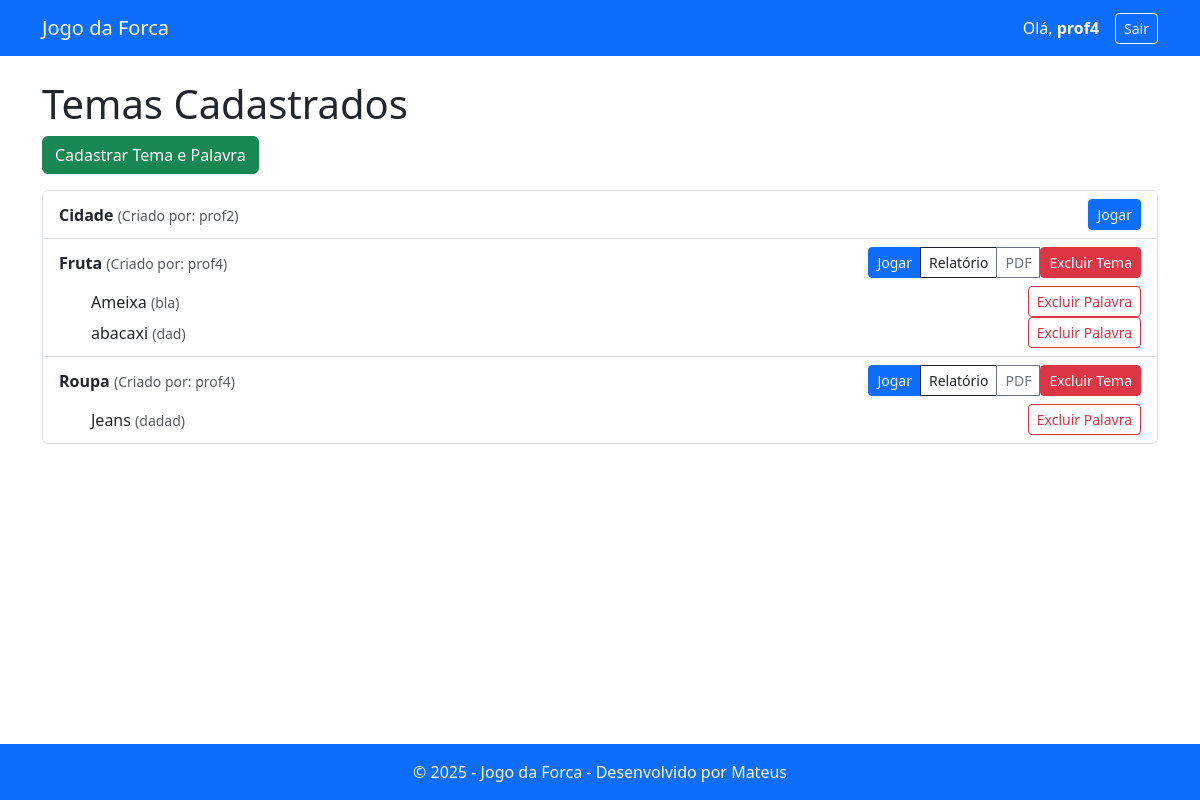
Page /temas/ (signed in) on the committed database.
### jogo/models.py (models this page shows, shortened)
class Tema(models.Model):
    nome = models.CharField(max_length=100)
    criado_por = models.ForeignKey(User, on_delete=models.CASCADE, related_name="temas_criados")
    criado_em = models.DateTimeField(auto_now_add=True)

class Palavra(models.Model):
    tema = models.ForeignKey(Tema, on_delete=models.CASCADE, related_name="palavras")
    texto = models.CharField(max_length=100)
    dica = models.TextField(blank=True, null=True)
    explicacao = models.TextField(blank=True, null=True)

### jogo/views.py (the view)
# urls.py: path('temas/', TemaListView.as_view(), name='lista_temas'),
class TemaListView(ListView):
    model = Tema
    template_name = 'jogo/lista_temas.html'
    context_object_name = 'temas'
    def get_context_data(self, **kwargs):
        context = super().get_context_data(**kwargs)
        user = self.request.user
        context['is_professor'] = user.is_authenticated and user.groups.filter(name='professor').exists()
        context['is_anonimo'] = not user.is_authenticated
        return context

### jogo/templates/jogo/lista_temas.html (shortened to what this page needs)
{% extends 'jogo/base.html' %}
{% block content %}
  <h1>Temas Cadastrados</h1>
  {% if is_professor %}
    <a href="{% url 'cadastro_tema_palavra' %}" class="btn btn-success mb-3">Cadastrar Tema e Palavra</a>
  {% endif %}
  <ul class="list-group">
    {% for tema in temas %}
      <li class="list-group-item">
        <div class="d-flex justify-content-between align-items-center">
          <div>
            <strong>{{ tema.nome }}</strong>
            <small class="text-muted">(Criado por: {{ tema.criado_por.username }})</small>
          </div>
          <div class="btn-group">
            {% if user.is_authenticated %}
              <a href="{% url 'jogar_por_tema' tema.id %}" class="btn btn-primary btn-sm">Jogar</a>
            {% else %}
              <a href="{% url 'jogar_por_tema' tema.id %}?anonimo=1" class="btn btn-outline-secondary btn-sm">Jogar como anônimo</a>
            {% endif %}
            {% if is_professor and tema.criado_por == user %}
              <a href="{% url 'relatorio' %}?tema={{ tema.id }}" class="btn btn-outline-dark btn-sm">Relatório</a>
              <a href="{% url 'gerar_pdf' tema.id %}" class="btn btn-outline-secondary btn-sm">PDF</a>
              <form action="{% url 'excluir_tema' tema.id %}" method="post" class="d-inline">
                <button class="btn btn-danger btn-sm" onclick="return confirm('Tem certeza que deseja excluir este tema?')">Excluir Tema</button>
              </form>
            {% endif %}
          </div>
        </div>
        {% if is_professor and tema.criado_por == user %}
          <ul class="mt-2">
            {% for palavra in tema.palavras.all %}
              <li class="d-flex justify-content-between align-items-center">
                <div>
                  {{ palavra.texto }} <small class="text-muted">({{ palavra.dica }})</small>
                </div>
                <div class="btn-group">
                  <form action="{% url 'excluir_palavra' palavra.id %}" method="post" class="d-inline">
                    <button class="btn btn-outline-danger btn-sm" onclick="return confirm('Excluir palavra {{ palavra.texto }}?')">Excluir Palavra</button>
                  </form>
                </div>
              </li>
            {% empty %}
              <li><small class="text-muted">Sem palavras cadastradas.</small></li>
            {% endfor %}
          </ul>
        {% endif %}
      </li>
    {% empty %}
      <li class="list-group-item">Nenhum tema cadastrado ainda.</li>
    {% endfor %}
  </ul>
{% endblock %}

### jogo/templates/jogo/base.html (shortened to what this page needs)
{% load static %}
{% load widget_tweaks %}
<!DOCTYPE html>
<html lang="pt-br">
<head>
    <link href="https://cdn.jsdelivr.net/npm/bootstrap@5.3.0/dist/css/bootstrap.min.css" rel="stylesheet" />
</head>
<body>
<nav class="navbar navbar-expand-lg navbar-dark bg-primary">
  <div class="container">
    <a class="navbar-brand" href="{% url 'index' %}">Jogo da Forca</a>
    <div class="collapse navbar-collapse" id="navbarsExample07">
      <ul class="navbar-nav ms-auto mb-2 mb-lg-0 align-items-center">
        {% if user.is_authenticated %}
        <li class="nav-item me-2">
          <span class="nav-link">Olá, <strong>{{ user.username }}</strong></span>
        </li>
        <li class="nav-item">
          <form method="post" action="{% url 'logout' %}" class="d-inline">
            <button type="submit" class="btn btn-outline-light btn-sm">Sair</button>
          </form>
        </li>
        {% endif %}
      </ul>
    </div>
  </div>
</nav>
<main class="container mt-4">
    {% block content %}{% endblock %}
</main>
<footer class="bg-primary text-white text-center py-3">
    <div class="container">
        © 2025 - Jogo da Forca - Desenvolvido por Mateus
    </div>
</footer>
</body>
</html>

### jogo/templates/jogo/base.html (style rules this page uses)
html, body { height: 100%; }
body { display: flex; flex-direction: column; }
main { flex: 1; }
.navbar .nav-link, .navbar span { color: white !important; }

### rows in the picture
Tema: nome "Cidade", criado_por.username "prof2"
Tema: nome "Fruta", criado_por.username "prof4"
Palavra: texto "Ameixa", dica "bla"
Palavra: texto "abacaxi", dica "dad"
Tema: nome "Roupa", criado_por.username "prof4"
Palavra: texto "Jeans", dica "dadad"

### other values in the picture
{{ user.username }} "prof4"
